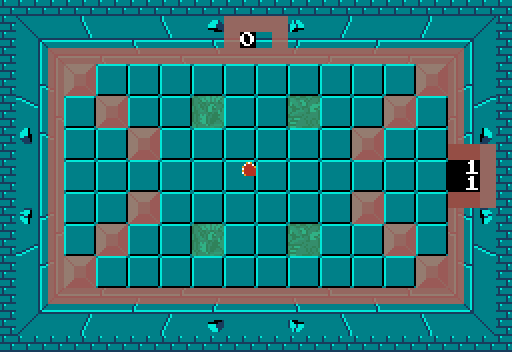

A 2D game scene composited from a Tiled map and its tileset images. What follows is a short description and the map's XML, with each tile layer's data collapsed to a summary:
An orthogonal 32x22 tile map with 16x16 px tiles, 5 tile layers (Floor, Limits, Warps, Secrets_Bomb, ...), 5 tilesets.

<map version="1.10" tiledversion="1.10.2" orientation="orthogonal" renderorder="right-down" width="32" height="22" tilewidth="16" tileheight="16" infinite="0" nextlayerid="6" nextobjectid="1">
 <tileset firstgid="1" source="../graphics/levels/dungeon_terrain.tsx" />
 <tileset firstgid="705" source="../graphics/warps/warps.tsx" />
 <tileset firstgid="785" source="../graphics/obstacles/obstacles.tsx" />
 <tileset firstgid="829" source="../graphics/font/font.tsx" />
 <tileset firstgid="879" source="../graphics/consumables/consumables.tsx" />
 <layer id="1" name="Floor" width="32" height="22">
  <data>[704 cells, 704 non-empty, 326 distinct tile ids]</data>
 </layer>
 <layer id="2" name="Limits" width="32" height="22" opacity="0.8">
  <data>[704 cells, 154 non-empty, 2 distinct tile ids]</data>
 </layer>
 <layer id="3" name="Warps" width="32" height="22">
  <data>[704 cells, 2 non-empty, 1 distinct tile ids]</data>
 </layer>
 <layer id="5" name="Secrets_Bomb" width="32" height="22">
  <data>[704 cells, 1 non-empty, 1 distinct tile ids]</data>
 </layer>
 <layer id="4" name="Items" width="32" height="22">
  <data>[704 cells, 1 non-empty, 1 distinct tile ids]</data>
 </layer>
</map>
